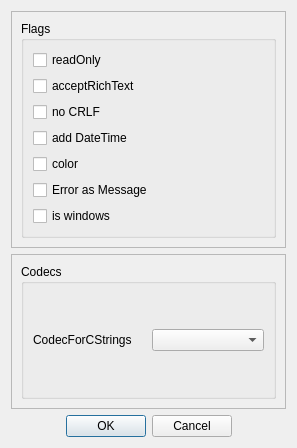
<?xml version="1.0" encoding="UTF-8"?>
<ui version="4.0">
 <class>Log_options</class>
 <widget class="QDialog" name="Log_options">
  <property name="geometry">
   <rect>
    <x>0</x>
    <y>0</y>
    <width>297</width>
    <height>448</height>
   </rect>
  </property>
  <property name="windowTitle">
   <string>Form</string>
  </property>
  <layout class="QVBoxLayout" name="verticalLayout_4">
   <item>
    <widget class="QFrame" name="frame">
     <property name="frameShape">
      <enum>QFrame::StyledPanel</enum>
     </property>
     <property name="frameShadow">
      <enum>QFrame::Raised</enum>
     </property>
     <layout class="QVBoxLayout" name="verticalLayout">
      <item>
       <widget class="QGroupBox" name="groupBox">
        <property name="title">
         <string>Flags</string>
        </property>
        <layout class="QVBoxLayout" name="verticalLayout_2">
         <item>
          <widget class="QCheckBox" name="cb_readOnly">
           <property name="text">
            <string>readOnly</string>
           </property>
          </widget>
         </item>
         <item>
          <widget class="QCheckBox" name="cb_acceptRichText">
           <property name="text">
            <string>acceptRichText</string>
           </property>
          </widget>
         </item>
         <item>
          <widget class="QCheckBox" name="cb_NoCRLF">
           <property name="text">
            <string>no CRLF</string>
           </property>
          </widget>
         </item>
         <item>
          <widget class="QCheckBox" name="cb_add_DateTime">
           <property name="text">
            <string>add DateTime</string>
           </property>
          </widget>
         </item>
         <item>
          <widget class="QCheckBox" name="cb_Color">
           <property name="text">
            <string>color</string>
           </property>
          </widget>
         </item>
         <item>
          <widget class="QCheckBox" name="cb_ErrorAsMessage">
           <property name="text">
            <string>Error as Message</string>
           </property>
          </widget>
         </item>
         <item>
          <widget class="QCheckBox" name="cb_Text_Is_Windows">
           <property name="text">
            <string>is windows</string>
           </property>
          </widget>
         </item>
        </layout>
       </widget>
      </item>
     </layout>
    </widget>
   </item>
   <item>
    <widget class="QFrame" name="frame_2">
     <property name="frameShape">
      <enum>QFrame::StyledPanel</enum>
     </property>
     <property name="frameShadow">
      <enum>QFrame::Raised</enum>
     </property>
     <layout class="QVBoxLayout" name="verticalLayout_3">
      <item>
       <widget class="QGroupBox" name="groupBox_2">
        <property name="title">
         <string>Codecs</string>
        </property>
        <layout class="QVBoxLayout" name="verticalLayout_5">
         <item>
          <layout class="QHBoxLayout" name="horizontalLayout_2">
           <item>
            <widget class="QLabel" name="label_2">
             <property name="text">
              <string>CodecForCStrings</string>
             </property>
            </widget>
           </item>
           <item>
            <widget class="QComboBox" name="cb_CodecForCStrings"/>
           </item>
          </layout>
         </item>
        </layout>
       </widget>
      </item>
     </layout>
    </widget>
   </item>
   <item>
    <widget class="QDialogButtonBox" name="buttonBox">
     <property name="standardButtons">
      <set>QDialogButtonBox::Cancel|QDialogButtonBox::Ok</set>
     </property>
     <property name="centerButtons">
      <bool>true</bool>
     </property>
    </widget>
   </item>
  </layout>
 </widget>
 <resources/>
 <connections/>
</ui>
